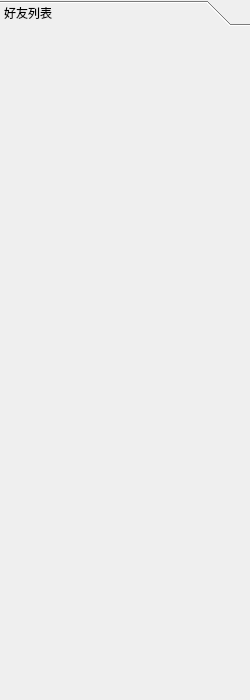
<?xml version="1.0" encoding="UTF-8"?>
<ui version="4.0">
 <class>DialogList</class>
 <widget class="QWidget" name="DialogList">
  <property name="geometry">
   <rect>
    <x>0</x>
    <y>0</y>
    <width>250</width>
    <height>700</height>
   </rect>
  </property>
  <property name="sizePolicy">
   <sizepolicy hsizetype="Fixed" vsizetype="Minimum">
    <horstretch>0</horstretch>
    <verstretch>0</verstretch>
   </sizepolicy>
  </property>
  <property name="windowTitle">
   <string>Form</string>
  </property>
  <layout class="QHBoxLayout" name="horizontalLayout">
   <property name="leftMargin">
    <number>0</number>
   </property>
   <property name="topMargin">
    <number>0</number>
   </property>
   <property name="rightMargin">
    <number>0</number>
   </property>
   <property name="bottomMargin">
    <number>0</number>
   </property>
   <item>
    <widget class="QToolBox" name="toolBox">
     <property name="sizePolicy">
      <sizepolicy hsizetype="Preferred" vsizetype="Preferred">
       <horstretch>0</horstretch>
       <verstretch>0</verstretch>
      </sizepolicy>
     </property>
     <property name="currentIndex">
      <number>0</number>
     </property>
     <widget class="QWidget" name="page">
      <property name="geometry">
       <rect>
        <x>0</x>
        <y>0</y>
        <width>250</width>
        <height>671</height>
       </rect>
      </property>
      <property name="sizePolicy">
       <sizepolicy hsizetype="Preferred" vsizetype="Preferred">
        <horstretch>0</horstretch>
        <verstretch>0</verstretch>
       </sizepolicy>
      </property>
      <attribute name="label">
       <string>好友列表</string>
      </attribute>
      <layout class="QVBoxLayout" name="vLayout">
       <property name="topMargin">
        <number>9</number>
       </property>
      </layout>
     </widget>
    </widget>
   </item>
  </layout>
 </widget>
 <resources/>
 <connections/>
</ui>
